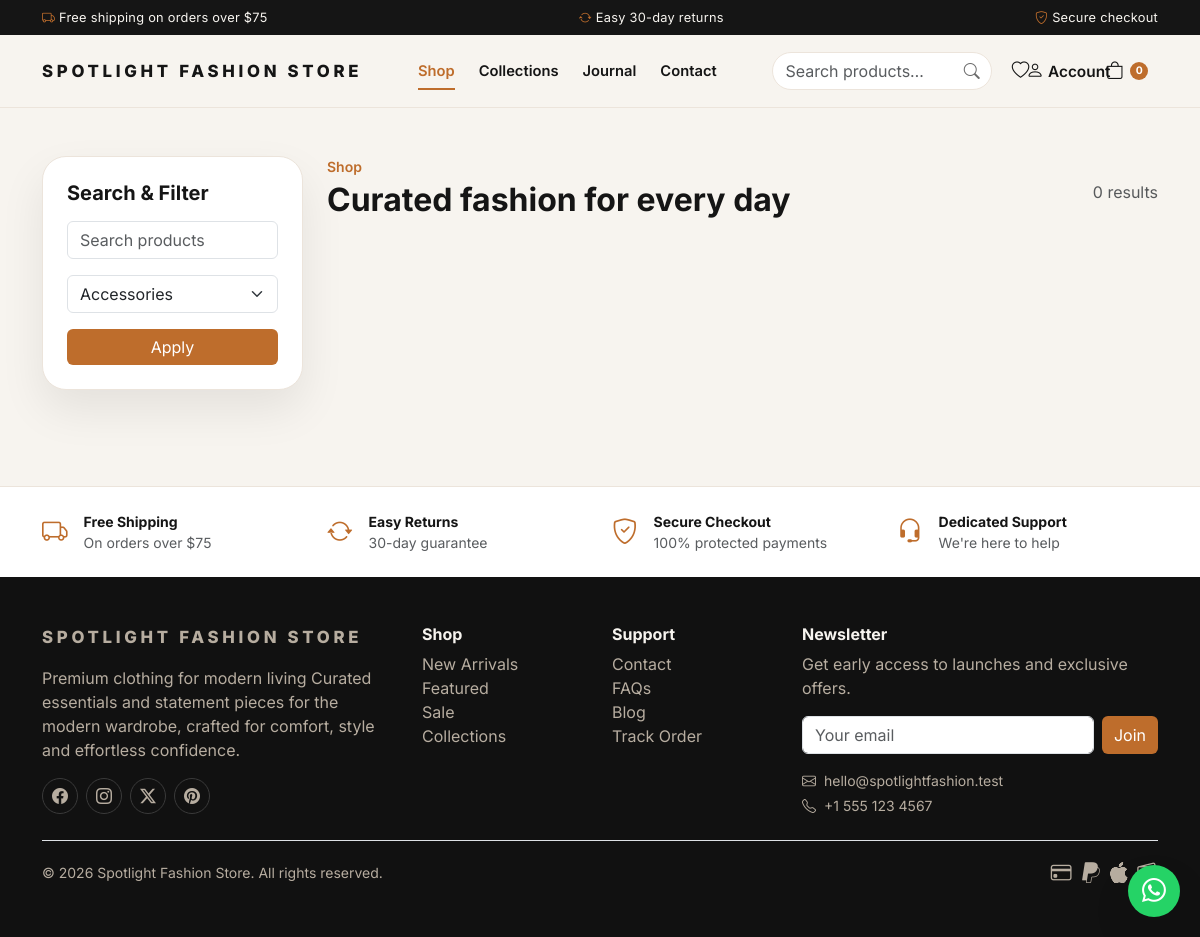
Screenshot of /shop.php?category=accessories with the database file from the repository.
### tables this page shows
CREATE TABLE IF NOT EXISTS settings (
    id INT UNSIGNED AUTO_INCREMENT PRIMARY KEY,
    setting_key VARCHAR(100) NOT NULL UNIQUE,
    setting_value TEXT NULL,
    created_at TIMESTAMP DEFAULT CURRENT_TIMESTAMP,
    updated_at TIMESTAMP DEFAULT CURRENT_TIMESTAMP ON UPDATE CURRENT_TIMESTAMP,
    INDEX idx_setting_key (setting_key)
);

### Includes/functions.php (called while the page is built, shortened)
<?php
function db(): PDO {
    static $pdo = null;
    if ($pdo instanceof PDO) {
        return $pdo;
    }
    $dsn = 'mysql:host=' . DB_HOST . ';port=' . DB_PORT . ';dbname=' . DB_NAME . ';charset=utf8mb4';
    try {
        $pdo = new PDO($dsn, DB_USER, DB_PASS, [
            PDO::ATTR_ERRMODE => PDO::ERRMODE_EXCEPTION,
            PDO::ATTR_DEFAULT_FETCH_MODE => PDO::FETCH_ASSOC,
            PDO::ATTR_EMULATE_PREPARES => false,
        ]);
        return $pdo;
    } catch (PDOException $exception) {
        throw new RuntimeException('Database connection failed: ' . $exception->getMessage());
    }
}
function e(string $value): string {
    return htmlspecialchars($value, ENT_QUOTES, 'UTF-8');
}
function sanitize(string $value): string {
    return trim(strip_tags($value));
}
function get_setting(string $key, string $default = ''): string {
    try {
        $stmt = db()->prepare('SELECT setting_value FROM settings WHERE setting_key = ? LIMIT 1');
        $stmt->execute([$key]);
        $row = $stmt->fetch();
        return $row['setting_value'] ?? $default;
    } catch (Throwable $exception) {
        return $default;
    }
}
function get_cart_count(): int {
    return isset($_SESSION['cart']) ? count($_SESSION['cart']) : 0;
}
function get_categories(): array {
    try {
        $stmt = db()->query('SELECT id, name, slug, image_url FROM categories WHERE status = "active" ORDER BY name ASC LIMIT 8');
        return $stmt->fetchAll();
    } catch (Throwable $exception) {
        return [];
    }
}

### shop.php (the view, shortened to what this page needs)
<?php
require_once __DIR__ . '/Includes/header.php';
$query = $_GET['q'] ?? '';
$categorySlug = $_GET['category'] ?? '';
$search = sanitize($query);
$sql = 'SELECT p.id, p.name, p.slug, p.short_description, p.regular_price, p.sale_price, p.image_url, c.name as category_name FROM products p LEFT JOIN categories c ON c.id = p.category_id WHERE p.status = "active"';
$params = [];
if ($categorySlug !== '') {
    $sql .= ' AND c.slug = ?';
    $params[] = $categorySlug;
}
$sql .= ' ORDER BY p.created_at DESC';
$stmt = db()->prepare($sql);
$stmt->execute($params);
$products = $stmt->fetchAll();
?>
<section class="container py-5">
    <div class="row g-4">
        <div class="col-lg-3">
            <div class="section-card p-4">
                <h5 class="fw-bold">Search & Filter</h5>
                <form method="get" class="mt-3">
                    <input class="form-control mb-3" type="search" name="q" value="<?php echo e($search); ?>" placeholder="Search products">
                    <select class="form-select mb-3" name="category">
                        <?php foreach (get_categories() as $category): ?>
                            <option value="<?php echo e($category['slug']); ?>" <?php echo $categorySlug === $category['slug'] ? 'selected' : ''; ?>><?php echo e($category['name']); ?></option>
                        <?php endforeach; ?>
                    </select>
                    <button class="btn btn-accent w-100" type="submit">Apply</button>
                </form>
            </div>
        </div>
        <div class="col-lg-9">
            <div class="d-flex justify-content-between align-items-center mb-4">
                <div>
                    <p class="text-accent fw-semibold small mb-1">Shop</p>
                    <h2 class="fw-bold">Curated fashion for every day</h2>
                </div>
                <span class="text-muted"><?php echo count($products); ?> results</span>
            </div>
        </div>
    </div>
</section>
<?php require_once __DIR__ . '/Includes/footer.php'; ?>

### Includes/header.php (shortened to what this page needs)
<?php
require_once __DIR__ . '/functions.php';
$cartCount = get_cart_count();
$siteName = get_setting('site_name', SITE_NAME);
$siteTagline = get_setting('site_tagline', 'Premium fashion for modern living.');
$currentPage = basename($_SERVER['SCRIPT_NAME']);
$navLinks = [
    'shop.php' => 'Shop',
    'index.php#collections' => 'Collections',
    'index.php#blog' => 'Journal',
    'index.php#contact' => 'Contact',
];
?><!DOCTYPE html>
<html lang="en">
<head>
    <link rel="stylesheet" href="https://cdn.jsdelivr.net/npm/bootstrap@5.3.3/dist/css/bootstrap.min.css">
    <link rel="stylesheet" href="https://cdn.jsdelivr.net/npm/bootstrap-icons@1.11.3/font/bootstrap-icons.css">
    <link rel="stylesheet" href="<?php echo ASSET_URL; ?>css/style.css">
</head>
<body>
<div class="announce-bar">
    <div class="container d-flex justify-content-center justify-content-md-between align-items-center flex-wrap gap-1 py-2">
        <span class="d-none d-md-inline"><i class="bi bi-truck me-1"></i>Free shipping on orders over $75</span>
        <span><i class="bi bi-arrow-repeat me-1"></i>Easy 30-day returns</span>
        <span class="d-none d-md-inline"><i class="bi bi-shield-check me-1"></i>Secure checkout</span>
    </div>
</div>
<header class="topbar">
    <div class="container py-3 d-flex justify-content-between align-items-center gap-3">
        <a class="brand" href="<?php echo BASE_URL; ?>">
            <?php echo e($siteName); ?>
        </a>
        <nav class="d-none d-lg-flex gap-4 align-items-center main-nav">
            <?php foreach ($navLinks as $href => $label): ?>
                <a href="<?php echo BASE_URL . $href; ?>" class="<?php echo (strpos($href, '#') === false && $currentPage === $href) ? 'active' : ''; ?>"><?php echo e($label); ?></a>
            <?php endforeach; ?>
        </nav>
        <div class="d-flex align-items-center gap-1 gap-md-2">
            <form class="search-form d-none d-md-flex" action="<?php echo BASE_URL; ?>shop.php" method="get" role="search">
                <input class="form-control" type="search" name="q" placeholder="Search products…" aria-label="Search products">
                <button type="submit" aria-label="Search"><i class="bi bi-search"></i></button>
            </form>
            <a class="icon-btn d-none d-sm-inline-flex" href="<?php echo BASE_URL; ?>User/wishlist.php" aria-label="Wishlist" title="Wishlist"><i class="bi bi-heart"></i></a>
            <a class="icon-btn" href="<?php echo isset($_SESSION['user_id']) ? BASE_URL . 'User/profile.php' : BASE_URL . 'login.php'; ?>" aria-label="Account" title="Account">
                <i class="bi bi-person"></i>
                <span class="d-none d-lg-inline ms-1 small fw-semibold"><?php echo isset($_SESSION['user_name']) ? e(explode(' ', $_SESSION['user_name'])[0]) : 'Account'; ?></span>
            </a>
            <a class="icon-btn cart-btn" href="<?php echo BASE_URL; ?>cart.php" aria-label="Cart">
                <i class="bi bi-bag"></i>
                <span class="cart-count" data-cart-count><?php echo (int) $cartCount; ?></span>
            </a>
        </div>
    </div>
</header>
<main class="pb-5">

### Includes/footer.php (shortened to what this page needs)
</main>
<section class="usp-bar py-4">
    <div class="container">
        <div class="row g-4 text-center text-md-start">
            <div class="col-6 col-md-3 d-flex align-items-center gap-3 justify-content-center justify-content-md-start">
                <i class="bi bi-truck"></i>
                <div>
                    <div class="fw-bold small">Free Shipping</div>
                    <div class="text-muted small">On orders over $75</div>
                </div>
            </div>
            <div class="col-6 col-md-3 d-flex align-items-center gap-3 justify-content-center justify-content-md-start">
                <i class="bi bi-arrow-repeat"></i>
                <div>
                    <div class="fw-bold small">Easy Returns</div>
                    <div class="text-muted small">30-day guarantee</div>
                </div>
            </div>
            <div class="col-6 col-md-3 d-flex align-items-center gap-3 justify-content-center justify-content-md-start">
                <i class="bi bi-shield-check"></i>
                <div>
                    <div class="fw-bold small">Secure Checkout</div>
                    <div class="text-muted small">100% protected payments</div>
                </div>
            </div>
            <div class="col-6 col-md-3 d-flex align-items-center gap-3 justify-content-center justify-content-md-start">
                <i class="bi bi-headset"></i>
                <div>
                    <div class="fw-bold small">Dedicated Support</div>
                    <div class="text-muted small">We're here to help</div>
                </div>
            </div>
        </div>
    </div>
</section>
<footer class="footer py-5">
    <div class="container">
        <div class="row g-4">
            <div class="col-lg-4">
                <a class="brand d-inline-block mb-3" href="<?php echo BASE_URL; ?>"><?php echo e($siteName); ?></a>
                <p class="text-muted"><?php echo e($siteTagline); ?> Curated essentials and statement pieces for the modern wardrobe, crafted for comfort, style and effortless confidence.</p>
                <div class="d-flex gap-2 mt-3 footer-social">
                    <a href="#" aria-label="Facebook"><i class="bi bi-facebook"></i></a>
                    <a href="#" aria-label="Instagram"><i class="bi bi-instagram"></i></a>
                    <a href="#" aria-label="Twitter"><i class="bi bi-twitter-x"></i></a>
                    <a href="#" aria-label="Pinterest"><i class="bi bi-pinterest"></i></a>
                </div>
            </div>
            <div class="col-6 col-lg-2">
                <h6 class="fw-bold">Shop</h6>
                <ul class="list-unstyled text-muted">
                    <li><a href="<?php echo BASE_URL; ?>shop.php">New Arrivals</a></li>
                    <li><a href="<?php echo BASE_URL; ?>shop.php">Featured</a></li>
                    <li><a href="<?php echo BASE_URL; ?>shop.php">Sale</a></li>
                    <li><a href="<?php echo BASE_URL; ?>index.php#collections">Collections</a></li>
                </ul>
            </div>
            <div class="col-6 col-lg-2">
                <h6 class="fw-bold">Support</h6>
                <ul class="list-unstyled text-muted">
                    <li><a href="<?php echo BASE_URL; ?>index.php#contact">Contact</a></li>
                    <li><a href="<?php echo BASE_URL; ?>index.php#faq">FAQs</a></li>
                    <li><a href="<?php echo BASE_URL; ?>index.php#blog">Blog</a></li>
                    <li><a href="<?php echo BASE_URL; ?>cart.php">Track Order</a></li>
                </ul>
            </div>
            <div class="col-lg-4">
                <h6 class="fw-bold">Newsletter</h6>
                <p class="text-muted">Get early access to launches and exclusive offers.</p>
                <form class="newsletter-form d-flex gap-2" method="post" action="<?php echo BASE_URL; ?>index.php">
                    <input class="form-control" type="email" name="email" placeholder="Your email" required>
                    <button class="btn btn-accent" type="submit">Join</button>
                </form>
                <div class="d-flex align-items-center gap-2 text-muted small mt-3">
                    <i class="bi bi-envelope"></i><span><?php echo e(SITE_EMAIL); ?></span>
                </div>
                <div class="d-flex align-items-center gap-2 text-muted small mt-1">
                    <i class="bi bi-telephone"></i><span><?php echo e(SITE_PHONE); ?></span>
                </div>
            </div>
        </div>
        <div class="d-flex flex-column flex-md-row justify-content-between align-items-center gap-2 border-top mt-4 pt-3 text-muted small">
            <span>&copy; <?php echo date('Y'); ?> <?php echo e($siteName); ?>. All rights reserved.</span>
            <div class="d-flex align-items-center gap-2 payment-icons">
                <i class="bi bi-credit-card"></i>
                <i class="bi bi-paypal"></i>
                <i class="bi bi-apple"></i>
            </div>
        </div>
    </div>
</footer>
<a class="whatsapp-float" href="https://wa.me/15551234567" target="_blank" rel="noopener" aria-label="Chat on WhatsApp">
    <i class="bi bi-whatsapp"></i>
</a>
</body>
</html>

### Assets/css/style.css (style rules this page uses)
:root { --bg: #f7f4ef; --surface: #fffdf9; --text: #151515; --muted: #6b6b6b; --accent: #be6d2c; --accent-dark: #8b4613; --accent-light: #f6e6d8; --border: #ece4db; --shadow: 0 20px 45px rgba(17, 17, 17, 0.08); --shadow-sm: 0 8px 20px rgba(17, 17, 17, 0.06); --radius-lg: 1.5rem; --radius-md: 1rem; }
* { box-sizing: border-box; }
html { scroll-behavior: smooth; scroll-padding-top: 6.5rem; }
body { font-family: "Inter", sans-serif; background: var(--bg); color: var(--text); overflow-x: hidden; }
a { text-decoration: none; color: inherit; }
.text-accent { color: var(--accent); }
.btn-accent { background: var(--accent); color: white; border: none; }
.announce-bar { background: var(--text); color: #f7f4ef; font-size: 0.8rem; letter-spacing: 0.02em; }
.announce-bar i { color: var(--accent); }
.brand { font-weight: 800; letter-spacing: 0.22em; text-transform: uppercase; font-size: 1.05rem; white-space: nowrap; }
.topbar { position: sticky; top: 0; z-index: 1030; background: rgba(247, 244, 239, 0.95); backdrop-filter: blur(14px); border-bottom: 1px solid var(--border); }
.main-nav a { position: relative; font-weight: 600; font-size: 0.92rem; color: var(--text); padding: 0.35rem 0; }
.main-nav a::after { content: ""; position: absolute; left: 0; bottom: -2px; width: 0; height: 2px; background: var(--accent); transition: width 0.2s ease; }
.main-nav a:hover::after, .main-nav a.active::after { width: 100%; }
.main-nav a.active { color: var(--accent); }
.search-form { position: relative; align-items: center; }
.search-form .form-control { width: 220px; border-radius: 999px; padding-right: 2.5rem; border-color: var(--border); background: white; }
.search-form button { position: absolute; right: 0.3rem; top: 50%; transform: translateY(-50%); border: none; background: transparent; color: var(--muted); width: 2rem; height: 2rem; border-radius: 50%; display: flex; align-items: center; justify-content: center; }
.icon-btn { position: relative; display: inline-flex; align-items: center; justify-content: center; width: 2.5rem; height: 2.5rem; border-radius: 50%; font-size: 1.1rem; color: var(--text); transition: background 0.2s ease, color 0.2s ease; }
.icon-btn.cart-btn { width: auto; padding: 0 0.6rem; gap: 0.25rem; }
.cart-count { position: absolute; top: -0.15rem; right: -0.15rem; background: var(--accent); color: white; font-size: 0.65rem; font-weight: 700; min-width: 1.15rem; height: 1.15rem; border-radius: 50%; display: flex; align-items: center; justify-content: center; padding: 0 0.2rem; }
.icon-btn.cart-btn .cart-count { position: static; margin-left: 0.15rem; }
.section-card { background: white; border-radius: var(--radius-lg); box-shadow: var(--shadow); border: 1px solid var(--border); }
.usp-bar { background: white; border-top: 1px solid var(--border); }
.usp-bar i { font-size: 1.6rem; color: var(--accent); flex-shrink: 0; }
.footer { background: #111; color: #f7f4ef; }
.footer a, .footer .text-muted, .footer p { color: #b7ada0 !important; }
.footer h5, .footer h6 { color: #f7f4ef; }
.footer-social a { width: 2.25rem; height: 2.25rem; border-radius: 50%; border: 1px solid #3a3a3a; display: inline-flex; align-items: center; justify-content: center; }
.payment-icons i { font-size: 1.3rem; }
.whatsapp-float { position: fixed; right: 1.25rem; bottom: 1.25rem; width: 3.25rem; height: 3.25rem; background: #25d366; color: white; border-radius: 50%; display: flex; align-items: center; justify-content: center; font-size: 1.5rem; box-shadow: var(--shadow); z-index: 1050; }

### rows the page displays
settings: setting_value "SPOTLIGHT FASHION STORE", setting_value "Spotlight Fashion Store"
settings: setting_value "Premium clothing for modern living"

### other values shown
$label "Shop"
$label "Collections"
$label "Journal"
$label "Contact"
$cartCount "0"
count($products) "0"
SITE_EMAIL "hello@spotlightfashion.test"
SITE_PHONE "+1 555 123 4567"
form field category "Accessories"
